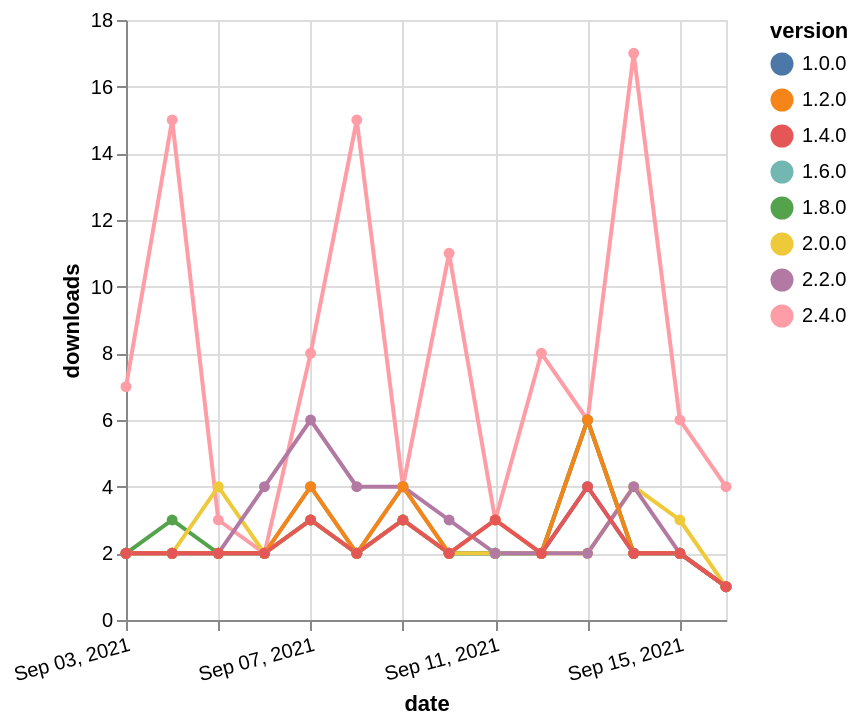

Specify this chart in Vega-Lite:
### Vega-Lite specification from a JSON file in a GitHub repository (floating-point values rounded to 4 significant figures)
{"$schema": "https://vega.github.io/schema/vega-lite/v5.json", "description": "A simple bar chart with embedded data.", "data": {"values": [{"date": "2021-09-03", "total": 2096, "delta": 2, "version": "1.6.0"}, {"date": "2021-09-04", "total": 2098, "delta": 2, "version": "1.6.0"}, {"date": "2021-09-05", "total": 2100, "delta": 2, "version": "1.6.0"}, {"date": "2021-09-06", "total": 2102, "delta": 2, "version": "1.6.0"}, {"date": "2021-09-07", "total": 2106, "delta": 4, "version": "1.6.0"}, {"date": "2021-09-08", "total": 2108, "delta": 2, "version": "1.6.0"}, {"date": "2021-09-09", "total": 2112, "delta": 4, "version": "1.6.0"}, {"date": "2021-09-10", "total": 2114, "delta": 2, "version": "1.6.0"}, {"date": "2021-09-11", "total": 2116, "delta": 2, "version": "1.6.0"}, {"date": "2021-09-12", "total": 2118, "delta": 2, "version": "1.6.0"}, {"date": "2021-09-13", "total": 2124, "delta": 6, "version": "1.6.0"}, {"date": "2021-09-14", "total": 2126, "delta": 2, "version": "1.6.0"}, {"date": "2021-09-15", "total": 2128, "delta": 2, "version": "1.6.0"}, {"date": "2021-09-16", "total": 2129, "delta": 1, "version": "1.6.0"}, {"date": "2021-09-03", "total": 376, "delta": 7, "version": "2.4.0"}, {"date": "2021-09-04", "total": 391, "delta": 15, "version": "2.4.0"}, {"date": "2021-09-05", "total": 394, "delta": 3, "version": "2.4.0"}, {"date": "2021-09-06", "total": 396, "delta": 2, "version": "2.4.0"}, {"date": "2021-09-07", "total": 404, "delta": 8, "version": "2.4.0"}, {"date": "2021-09-08", "total": 419, "delta": 15, "version": "2.4.0"}, {"date": "2021-09-09", "total": 423, "delta": 4, "version": "2.4.0"}, {"date": "2021-09-10", "total": 434, "delta": 11, "version": "2.4.0"}, {"date": "2021-09-11", "total": 437, "delta": 3, "version": "2.4.0"}, {"date": "2021-09-12", "total": 445, "delta": 8, "version": "2.4.0"}, {"date": "2021-09-13", "total": 451, "delta": 6, "version": "2.4.0"}, {"date": "2021-09-14", "total": 468, "delta": 17, "version": "2.4.0"}, {"date": "2021-09-15", "total": 474, "delta": 6, "version": "2.4.0"}, {"date": "2021-09-16", "total": 478, "delta": 4, "version": "2.4.0"}, {"date": "2021-09-03", "total": 1590, "delta": 2, "version": "1.8.0"}, {"date": "2021-09-04", "total": 1593, "delta": 3, "version": "1.8.0"}, {"date": "2021-09-05", "total": 1595, "delta": 2, "version": "1.8.0"}, {"date": "2021-09-06", "total": 1597, "delta": 2, "version": "1.8.0"}, {"date": "2021-09-07", "total": 1600, "delta": 3, "version": "1.8.0"}, {"date": "2021-09-08", "total": 1602, "delta": 2, "version": "1.8.0"}, {"date": "2021-09-09", "total": 1605, "delta": 3, "version": "1.8.0"}, {"date": "2021-09-10", "total": 1607, "delta": 2, "version": "1.8.0"}, {"date": "2021-09-11", "total": 1609, "delta": 2, "version": "1.8.0"}, {"date": "2021-09-12", "total": 1611, "delta": 2, "version": "1.8.0"}, {"date": "2021-09-13", "total": 1617, "delta": 6, "version": "1.8.0"}, {"date": "2021-09-14", "total": 1619, "delta": 2, "version": "1.8.0"}, {"date": "2021-09-15", "total": 1621, "delta": 2, "version": "1.8.0"}, {"date": "2021-09-16", "total": 1622, "delta": 1, "version": "1.8.0"}, {"date": "2021-09-03", "total": 2676, "delta": 2, "version": "1.0.0"}, {"date": "2021-09-04", "total": 2678, "delta": 2, "version": "1.0.0"}, {"date": "2021-09-05", "total": 2680, "delta": 2, "version": "1.0.0"}, {"date": "2021-09-06", "total": 2682, "delta": 2, "version": "1.0.0"}, {"date": "2021-09-07", "total": 2685, "delta": 3, "version": "1.0.0"}, {"date": "2021-09-08", "total": 2687, "delta": 2, "version": "1.0.0"}, {"date": "2021-09-09", "total": 2690, "delta": 3, "version": "1.0.0"}, {"date": "2021-09-10", "total": 2692, "delta": 2, "version": "1.0.0"}, {"date": "2021-09-11", "total": 2694, "delta": 2, "version": "1.0.0"}, {"date": "2021-09-12", "total": 2696, "delta": 2, "version": "1.0.0"}, {"date": "2021-09-13", "total": 2700, "delta": 4, "version": "1.0.0"}, {"date": "2021-09-14", "total": 2702, "delta": 2, "version": "1.0.0"}, {"date": "2021-09-15", "total": 2704, "delta": 2, "version": "1.0.0"}, {"date": "2021-09-16", "total": 2705, "delta": 1, "version": "1.0.0"}, {"date": "2021-09-03", "total": 1127, "delta": 2, "version": "2.0.0"}, {"date": "2021-09-04", "total": 1129, "delta": 2, "version": "2.0.0"}, {"date": "2021-09-05", "total": 1133, "delta": 4, "version": "2.0.0"}, {"date": "2021-09-06", "total": 1135, "delta": 2, "version": "2.0.0"}, {"date": "2021-09-07", "total": 1138, "delta": 3, "version": "2.0.0"}, {"date": "2021-09-08", "total": 1140, "delta": 2, "version": "2.0.0"}, {"date": "2021-09-09", "total": 1143, "delta": 3, "version": "2.0.0"}, {"date": "2021-09-10", "total": 1145, "delta": 2, "version": "2.0.0"}, {"date": "2021-09-11", "total": 1147, "delta": 2, "version": "2.0.0"}, {"date": "2021-09-12", "total": 1149, "delta": 2, "version": "2.0.0"}, {"date": "2021-09-13", "total": 1151, "delta": 2, "version": "2.0.0"}, {"date": "2021-09-14", "total": 1155, "delta": 4, "version": "2.0.0"}, {"date": "2021-09-15", "total": 1158, "delta": 3, "version": "2.0.0"}, {"date": "2021-09-16", "total": 1159, "delta": 1, "version": "2.0.0"}, {"date": "2021-09-03", "total": 1140, "delta": 2, "version": "2.2.0"}, {"date": "2021-09-04", "total": 1142, "delta": 2, "version": "2.2.0"}, {"date": "2021-09-05", "total": 1144, "delta": 2, "version": "2.2.0"}, {"date": "2021-09-06", "total": 1148, "delta": 4, "version": "2.2.0"}, {"date": "2021-09-07", "total": 1154, "delta": 6, "version": "2.2.0"}, {"date": "2021-09-08", "total": 1158, "delta": 4, "version": "2.2.0"}, {"date": "2021-09-09", "total": 1162, "delta": 4, "version": "2.2.0"}, {"date": "2021-09-10", "total": 1165, "delta": 3, "version": "2.2.0"}, {"date": "2021-09-11", "total": 1167, "delta": 2, "version": "2.2.0"}, {"date": "2021-09-12", "total": 1169, "delta": 2, "version": "2.2.0"}, {"date": "2021-09-13", "total": 1171, "delta": 2, "version": "2.2.0"}, {"date": "2021-09-14", "total": 1175, "delta": 4, "version": "2.2.0"}, {"date": "2021-09-15", "total": 1177, "delta": 2, "version": "2.2.0"}, {"date": "2021-09-16", "total": 1178, "delta": 1, "version": "2.2.0"}, {"date": "2021-09-03", "total": 2646, "delta": 2, "version": "1.2.0"}, {"date": "2021-09-04", "total": 2648, "delta": 2, "version": "1.2.0"}, {"date": "2021-09-05", "total": 2650, "delta": 2, "version": "1.2.0"}, {"date": "2021-09-06", "total": 2652, "delta": 2, "version": "1.2.0"}, {"date": "2021-09-07", "total": 2656, "delta": 4, "version": "1.2.0"}, {"date": "2021-09-08", "total": 2658, "delta": 2, "version": "1.2.0"}, {"date": "2021-09-09", "total": 2662, "delta": 4, "version": "1.2.0"}, {"date": "2021-09-10", "total": 2664, "delta": 2, "version": "1.2.0"}, {"date": "2021-09-11", "total": 2667, "delta": 3, "version": "1.2.0"}, {"date": "2021-09-12", "total": 2669, "delta": 2, "version": "1.2.0"}, {"date": "2021-09-13", "total": 2675, "delta": 6, "version": "1.2.0"}, {"date": "2021-09-14", "total": 2677, "delta": 2, "version": "1.2.0"}, {"date": "2021-09-15", "total": 2679, "delta": 2, "version": "1.2.0"}, {"date": "2021-09-16", "total": 2680, "delta": 1, "version": "1.2.0"}, {"date": "2021-09-03", "total": 2226, "delta": 2, "version": "1.4.0"}, {"date": "2021-09-04", "total": 2228, "delta": 2, "version": "1.4.0"}, {"date": "2021-09-05", "total": 2230, "delta": 2, "version": "1.4.0"}, {"date": "2021-09-06", "total": 2232, "delta": 2, "version": "1.4.0"}, {"date": "2021-09-07", "total": 2235, "delta": 3, "version": "1.4.0"}, {"date": "2021-09-08", "total": 2237, "delta": 2, "version": "1.4.0"}, {"date": "2021-09-09", "total": 2240, "delta": 3, "version": "1.4.0"}, {"date": "2021-09-10", "total": 2242, "delta": 2, "version": "1.4.0"}, {"date": "2021-09-11", "total": 2245, "delta": 3, "version": "1.4.0"}, {"date": "2021-09-12", "total": 2247, "delta": 2, "version": "1.4.0"}, {"date": "2021-09-13", "total": 2251, "delta": 4, "version": "1.4.0"}, {"date": "2021-09-14", "total": 2253, "delta": 2, "version": "1.4.0"}, {"date": "2021-09-15", "total": 2255, "delta": 2, "version": "1.4.0"}, {"date": "2021-09-16", "total": 2256, "delta": 1, "version": "1.4.0"}]}, "width": "container", "mark": {"type": "line", "point": {"filled": true}}, "encoding": {"x": {"field": "date", "type": "temporal", "timeUnit": "yearmonthdate", "title": "date", "axis": {"labelAngle": -15}}, "y": {"field": "delta", "type": "quantitative", "title": "downloads"}, "color": {"field": "version", "type": "nominal"}, "tooltip": {"field": "delta"}}}
